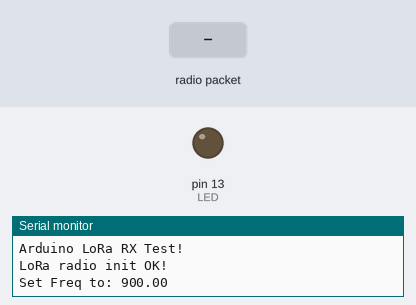
This sketch was run on a simulated Arduino Uno, built with avr-gcc and run on an emulated ATmega328P. Shown: output pins drawn as LEDs (lit = HIGH), the last lines printed to the serial monitor. Inputs (shaded band) come from the test bench. No radio packets arrive unless stated; pins used as bus, display or sensor lines are not drawn.

Above: at 1.3 s.
1.4 s: radio packet "1" arrives
At 2.0 s:
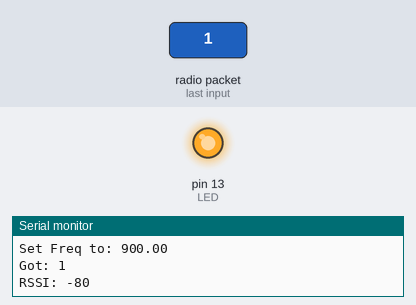
Timing chart, 0 to 4.4 s (numbered marks = the images above; inputs shaded):
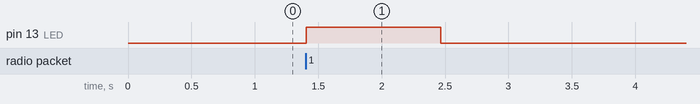

The sketch:

server.ino
```cpp
        /*********************************************************************************
		USE WITH CLIENT.INO TO TEST BASIC TRANSMIT AND RECEIVE OF LORA

	**********************************************************************************/
	// Arduino9x_RX
    // -*- mode: C++ -*-
    // Example sketch showing how to create a simple messaging client (receiver)
    // with the RH_RF95 class. RH_RF95 class does not provide for addressing or
    // reliability, so you should only use RH_RF95 if you do not need the higher
    // level messaging abilities.
    // It is designed to work with the other example Arduino9x_TX

    #include <SPI.h>
    #include <RH_RF95.h>
    // These pins are changed from the default so that it works on the Feather M0
    #define RFM95_CS 8
    #define RFM95_RST 4
    #define RFM95_INT 3
    // Use these pins instead if using an Arduino Uno with the LoRa module
	//#define RFM95_CS 4
    //#define RFM95_RST 2
    //#define RFM95_INT 3

    // Change to 434.0 or other frequency, must match RX's freq!
    #define RF95_FREQ 900.0

    // Singleton instance of the radio driver
    RH_RF95 rf95(RFM95_CS, RFM95_INT);

    // Blinky on receipt
    #define LED 13

    void setup()
    {
      pinMode(LED, OUTPUT);
      pinMode(RFM95_RST, OUTPUT);
      digitalWrite(RFM95_RST, HIGH);

      while (!Serial);
      Serial.begin(9600);
      delay(100);

      Serial.println("Arduino LoRa RX Test!");

      // manual reset
      digitalWrite(RFM95_RST, LOW);
      delay(10);
      digitalWrite(RFM95_RST, HIGH);
      delay(10);

      while (!rf95.init()) {
        Serial.println("LoRa radio init failed");
        while (1);
      }
      Serial.println("LoRa radio init OK!");

      // Defaults after init are 434.0MHz, modulation GFSK_Rb250Fd250, +13dbM
      if (!rf95.setFrequency(RF95_FREQ)) {
        Serial.println("setFrequency failed");
        while (1);
      }


      Serial.print("Set Freq to: "); Serial.println(RF95_FREQ);
      if (!rf95.setModemConfig(RH_RF95::Bw31_25Cr48Sf512)){
        Serial.println("Invalid setModemConfig() option");
      }

      //Bw125Cr45Sf128    Bw = 125 kHz, Cr = 4/5, Sf = 128chips/symbol, CRC on. Default medium range.
      //Bw500Cr45Sf128    Bw = 500 kHz, Cr = 4/5, Sf = 128chips/symbol, CRC on. Fast+short range.
      //Bw31_25Cr48Sf512  Bw = 31.25 kHz, Cr = 4/8, Sf = 512chips/symbol, CRC on. Slow+long range.
      //Bw125Cr48Sf4096   Bw = 125 kHz, Cr = 4/8, Sf = 4096chips/symbol, CRC on. Slow+long range.
      // Defaults after init are 434.0MHz, 13dBm, Bw = 125 kHz, Cr = 4/5, Sf = 128chips/symbol, CRC on

      // The default transmitter power is 13dBm, using PA_BOOST.
      // If you are using RFM95/96/97/98 modules which uses the PA_BOOST transmitter pin, then
      // you can set transmitter powers from 5 to 23 dBm:
      rf95.setTxPower(23, false);
    }

    void loop()
    {
      if (rf95.waitAvailableTimeout(10000))
      {
        // Should be a message for us now
        uint8_t buf[RH_RF95_MAX_MESSAGE_LEN];
        uint8_t len = sizeof(buf);

        if (rf95.recv(buf, &len))
        {
          digitalWrite(LED, HIGH);
          RH_RF95::printBuffer("Received: ", buf, len);
          Serial.print("Got: ");
          Serial.println((char*)buf);
           Serial.print("RSSI: ");
          Serial.println(rf95.lastRssi(), DEC);
          delay(1000);
          // Send a reply
          uint8_t data[] = "And hello back to you";
          rf95.send(data, sizeof(data));
          rf95.waitPacketSent();
          Serial.println("Sent a reply");
          digitalWrite(LED, LOW);
        }
        else
        {
          Serial.println("Receive failed");
        }
      }
    }
```

Measured:
- after the input at 1.4 s, pin 13 (LED): LOW → HIGH at once, → LOW 1.1 s later
